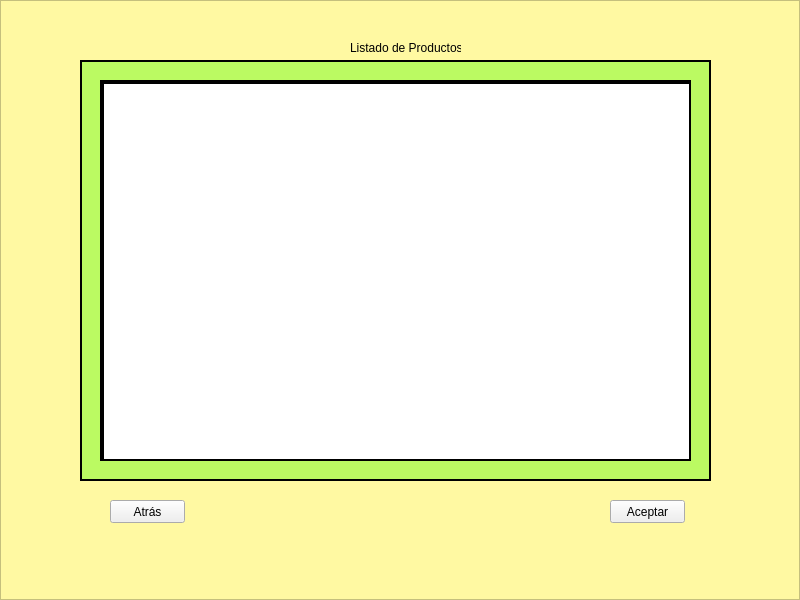
<?xml version="1.0" encoding="UTF-8"?>
<ui version="4.0">
 <class>Form</class>
 <widget class="QWidget" name="Form">
  <property name="geometry">
   <rect>
    <x>0</x>
    <y>0</y>
    <width>800</width>
    <height>600</height>
   </rect>
  </property>
  <property name="minimumSize">
   <size>
    <width>800</width>
    <height>600</height>
   </size>
  </property>
  <property name="maximumSize">
   <size>
    <width>800</width>
    <height>600</height>
   </size>
  </property>
  <property name="windowTitle">
   <string>Form</string>
  </property>
  <widget class="QFrame" name="frame">
   <property name="geometry">
    <rect>
     <x>0</x>
     <y>0</y>
     <width>800</width>
     <height>600</height>
    </rect>
   </property>
   <property name="minimumSize">
    <size>
     <width>800</width>
     <height>600</height>
    </size>
   </property>
   <property name="styleSheet">
    <string notr="true">QFrame{background-color:#fff9a2;}</string>
   </property>
   <property name="frameShape">
    <enum>QFrame::StyledPanel</enum>
   </property>
   <property name="frameShadow">
    <enum>QFrame::Raised</enum>
   </property>
   <widget class="QLabel" name="label">
    <property name="geometry">
     <rect>
      <x>350</x>
      <y>40</y>
      <width>111</width>
      <height>16</height>
     </rect>
    </property>
    <property name="text">
     <string>Listado de Productos</string>
    </property>
   </widget>
   <widget class="QPushButton" name="buttonAtras">
    <property name="geometry">
     <rect>
      <x>110</x>
      <y>500</y>
      <width>75</width>
      <height>23</height>
     </rect>
    </property>
    <property name="text">
     <string>Atrás</string>
    </property>
   </widget>
   <widget class="QPushButton" name="buttonAceptar">
    <property name="geometry">
     <rect>
      <x>610</x>
      <y>500</y>
      <width>75</width>
      <height>23</height>
     </rect>
    </property>
    <property name="text">
     <string>Aceptar</string>
    </property>
   </widget>
   <widget class="QFrame" name="frame_2">
    <property name="geometry">
     <rect>
      <x>80</x>
      <y>60</y>
      <width>631</width>
      <height>421</height>
     </rect>
    </property>
    <property name="styleSheet">
     <string notr="true">QFrame{background-color:#bbfa62;
border: 2px solid black;
}</string>
    </property>
    <property name="frameShape">
     <enum>QFrame::StyledPanel</enum>
    </property>
    <property name="frameShadow">
     <enum>QFrame::Raised</enum>
    </property>
    <widget class="QScrollArea" name="scrollArea">
     <property name="geometry">
      <rect>
       <x>20</x>
       <y>20</y>
       <width>591</width>
       <height>381</height>
      </rect>
     </property>
     <property name="widgetResizable">
      <bool>true</bool>
     </property>
     <widget class="QWidget" name="scrollAreaWidgetContents_2">
      <property name="geometry">
       <rect>
        <x>0</x>
        <y>0</y>
        <width>587</width>
        <height>377</height>
       </rect>
      </property>
      <property name="styleSheet">
       <string notr="true">&lt;?xml version=&quot;1.0&quot; encoding=&quot;UTF-8&quot;?&gt;
&lt;ui version=&quot;4.0&quot;&gt;
 &lt;widget name=&quot;__qt_fake_top_level&quot;&gt;
  &lt;widget class=&quot;QScrollArea&quot; name=&quot;scrollArea&quot;&gt;
   &lt;property name=&quot;geometry&quot;&gt;
    &lt;rect&gt;
     &lt;x&gt;110&lt;/x&gt;
     &lt;y&gt;70&lt;/y&gt;
     &lt;width&gt;581&lt;/width&gt;
     &lt;height&gt;391&lt;/height&gt;
    &lt;/rect&gt;
   &lt;/property&gt;
   &lt;property name=&quot;widgetResizable&quot;&gt;
    &lt;bool&gt;true&lt;/bool&gt;
   &lt;/property&gt;
   &lt;widget class=&quot;QWidget&quot; name=&quot;scrollAreaWidgetContents&quot;&gt;
    &lt;property name=&quot;geometry&quot;&gt;
     &lt;rect&gt;
      &lt;x&gt;0&lt;/x&gt;
      &lt;y&gt;0&lt;/y&gt;
      &lt;width&gt;579&lt;/width&gt;
      &lt;height&gt;389&lt;/height&gt;
     &lt;/rect&gt;
    &lt;/property&gt;
    &lt;widget class=&quot;QListWidget&quot; name=&quot;listClientes&quot;&gt;
     &lt;property name=&quot;geometry&quot;&gt;
      &lt;rect&gt;
       &lt;x&gt;0&lt;/x&gt;
       &lt;y&gt;0&lt;/y&gt;
       &lt;width&gt;581&lt;/width&gt;
       &lt;height&gt;391&lt;/height&gt;
      &lt;/rect&gt;
     &lt;/property&gt;
    &lt;/widget&gt;
   &lt;/widget&gt;
  &lt;/widget&gt;
 &lt;/widget&gt;
 &lt;resources/&gt;
&lt;/ui&gt;
</string>
      </property>
      <widget class="QListWidget" name="listWidget">
       <property name="geometry">
        <rect>
         <x>0</x>
         <y>0</y>
         <width>591</width>
         <height>381</height>
        </rect>
       </property>
       <property name="styleSheet">
        <string notr="true">QListWidget{background-color:white;}</string>
       </property>
      </widget>
     </widget>
    </widget>
   </widget>
  </widget>
 </widget>
 <resources/>
 <connections>
  <connection>
   <sender>buttonAceptar</sender>
   <signal>clicked()</signal>
   <receiver>Form</receiver>
   <slot>lanzarDetalleCliente()</slot>
   <hints>
    <hint type="sourcelabel">
     <x>638</x>
     <y>515</y>
    </hint>
    <hint type="destinationlabel">
     <x>645</x>
     <y>605</y>
    </hint>
   </hints>
  </connection>
  <connection>
   <sender>buttonAtras</sender>
   <signal>clicked()</signal>
   <receiver>Form</receiver>
   <slot>lanzarPrincipal()</slot>
   <hints>
    <hint type="sourcelabel">
     <x>144</x>
     <y>512</y>
    </hint>
    <hint type="destinationlabel">
     <x>-3</x>
     <y>501</y>
    </hint>
   </hints>
  </connection>
  <connection>
   <sender>listWidget</sender>
   <signal>doubleClicked(QModelIndex)</signal>
   <receiver>Form</receiver>
   <slot>lanzarDetalleCliente()</slot>
   <hints>
    <hint type="sourcelabel">
     <x>443</x>
     <y>386</y>
    </hint>
    <hint type="destinationlabel">
     <x>84</x>
     <y>-11</y>
    </hint>
   </hints>
  </connection>
 </connections>
 <slots>
  <slot>lanzarDetalleCliente()</slot>
  <slot>lanzarPrincipal()</slot>
 </slots>
</ui>
